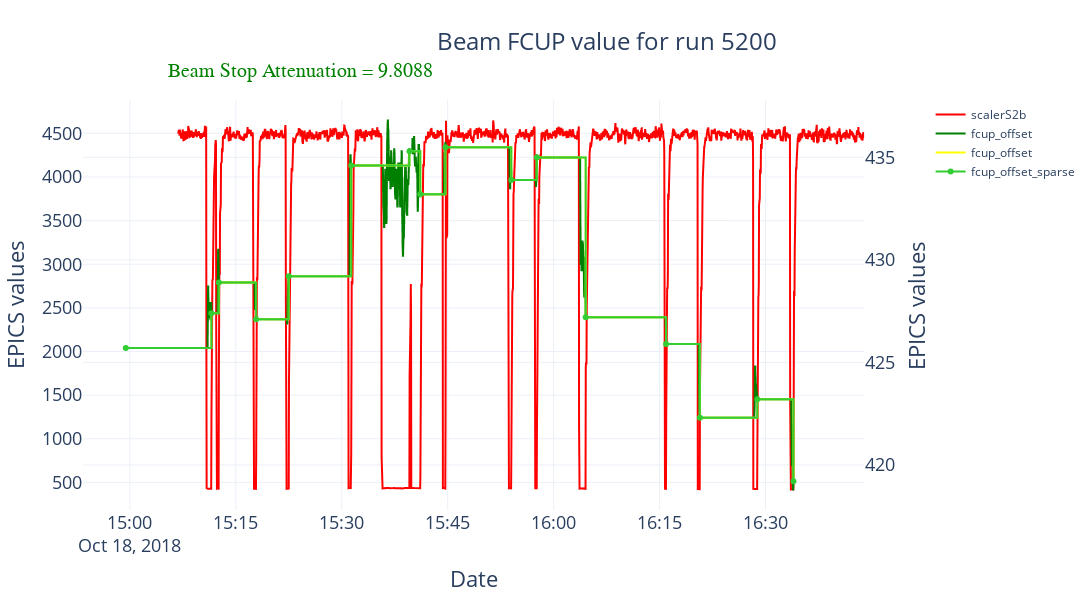

Here is the notebook cell this chart was saved with:
### Code cell
fig = make_subplots(specs=[[{"secondary_y": True}]])
fig.update_layout(height=600, width=1200, 
                  title=go.layout.Title(text=f"Beam FCUP value for run {data.All_Runs.iloc[i_run].name}", xanchor="left", x=0.4),
                  titlefont=dict(size=24),)
fig.add_trace(go.Scatter(x=scalerS2b["time"], y=scalerS2b["value"], name="scalerS2b", line=dict(color="red")))
fig.add_trace(go.Scatter(x=fcup_offset.index, y=fcup_offset["value"], name="fcup_offset", line=dict(color="green"), line_shape='hv'), 
              secondary_y=True)
fig.add_trace(go.Scatter(x=fcup_offset_sparse_tmp.index, y=fcup_offset_sparse_tmp["value"], name="fcup_offset", line=dict(color="yellow"), line_shape='hv'), 
              secondary_y=True)
fig.add_trace(go.Scatter(x=fcup_offset_sparse.index, y=fcup_offset_sparse["value"], name="fcup_offset_sparse", line=dict(color="limegreen"), line_shape='hv'), 
              secondary_y=True)
#fig.add_trace(go.Scatter(x=[scalerS2b.iloc[0].time, scalerS2b.iloc[-1].time], 
#                         y=[beam_stop_atten.value.mean(),beam_stop_atten.value.mean()], name="IPM2C24A", line=dict(color="limegreen")),
#                         secondary_y=True)
fig.update_xaxes(title_text="Date", titlefont=dict(size=22), tickfont=dict(size=18))
fig.update_yaxes(title_text="EPICS values", titlefont=dict(size=22), tickfont=dict(size=18))
#fig.update_yaxes(title_text="Livetime", titlefont=dict(size=22),range=[0., 110.], tickfont=dict(size=18), secondary_y=True)
fig.add_annotation(x=0.1, y=1.1, xref='paper', yref='paper', text=f"Beam Stop Attenuation = {float(beam_stop_atten.value)}", showarrow=False,
                  font=dict(family="Times New Roman", size=20, color="green"))
fig.show()

### Figure 1 — Plotly figure (JSON) as saved in the notebook; plotly's stock layout.template omitted (floating-point values rounded to 4 significant figures; data arrays with more than 128 entries replaced by an {"elided": "..."} marker saying what was removed)
{"data": [{"line": {"color": "red"}, "name": "scalerS2b", "type": "scatter", "x": {"elided": "2779 str values"}, "y": {"elided": "2779 float values"}}, {"line": {"color": "green", "shape": "hv"}, "name": "fcup_offset", "type": "scatter", "x": {"elided": "469 str values"}, "xaxis": "x", "y": {"elided": "469 float values"}, "yaxis": "y2"}, {"line": {"color": "yellow", "shape": "hv"}, "name": "fcup_offset", "type": "scatter", "x": {"elided": "2517 str values"}, "xaxis": "x", "y": {"elided": "2517 float values"}, "yaxis": "y2"}, {"line": {"color": "limegreen", "shape": "hv"}, "name": "fcup_offset_sparse", "type": "scatter", "x": ["2018-10-18T14:59:25.390000", "2018-10-18T15:11:32.404000", "2018-10-18T15:12:35.405000", "2018-10-18T15:17:52.394000", "2018-10-18T15:22:29.399000", "2018-10-18T15:31:20.393000", "2018-10-18T15:39:35.402000", "2018-10-18T15:41:07.404000", "2018-10-18T15:44:41.390000", "2018-10-18T15:54:00.401000", "2018-10-18T15:57:37.404000", "2018-10-18T16:04:32.395000", "2018-10-18T16:15:55.391000", "2018-10-18T16:20:42.396000", "2018-10-18T16:28:50.405000", "2018-10-18T16:33:57.395000"], "xaxis": "x", "y": [425.7, 427.4, 428.9, 427.1, 429.2, 434.6, 435.3, 433.2, 435.5, 433.9, 435, 427.2, 425.9, 422.3, 423.2, 419.2], "yaxis": "y2"}], "layout": {"annotations": [{"font": {"color": "green", "family": "Times New Roman", "size": 20}, "showarrow": false, "text": "Beam Stop Attenuation = 9.8088", "x": 0.1, "xref": "paper", "y": 1.1, "yref": "paper"}], "height": 600, "title": {"font": {"size": 24}, "text": "Beam FCUP value for run 5200", "x": 0.4, "xanchor": "left"}, "width": 1200, "xaxis": {"anchor": "y", "autorange": true, "domain": [0, 0.94], "range": ["2018-10-18 14:53:25.0099", "2018-10-18 16:43:57.99"], "tickfont": {"size": 18}, "title": {"font": {"size": 22}, "text": "Date"}, "type": "date"}, "yaxis": {"anchor": "x", "autorange": true, "domain": [0, 1], "range": [183.6, 4882.0], "tickfont": {"size": 18}, "title": {"font": {"size": 22}, "text": "EPICS values"}, "type": "linear"}, "yaxis2": {"anchor": "x", "autorange": true, "overlaying": "y", "range": [417.8, 437.8], "side": "right", "tickfont": {"size": 18}, "title": {"font": {"size": 22}, "text": "EPICS values"}, "type": "linear"}}}
